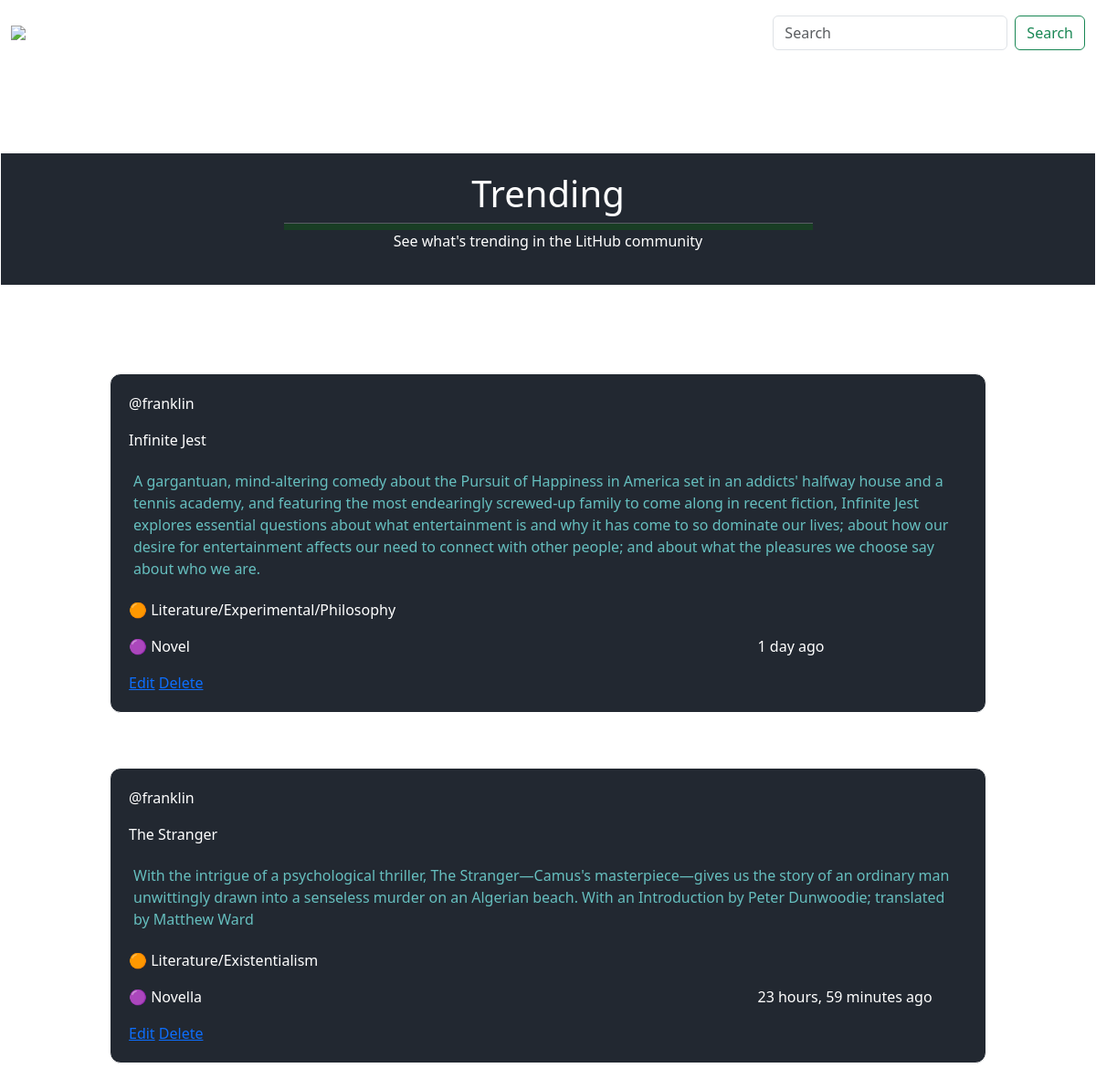
Page /explore on the earlier database version.
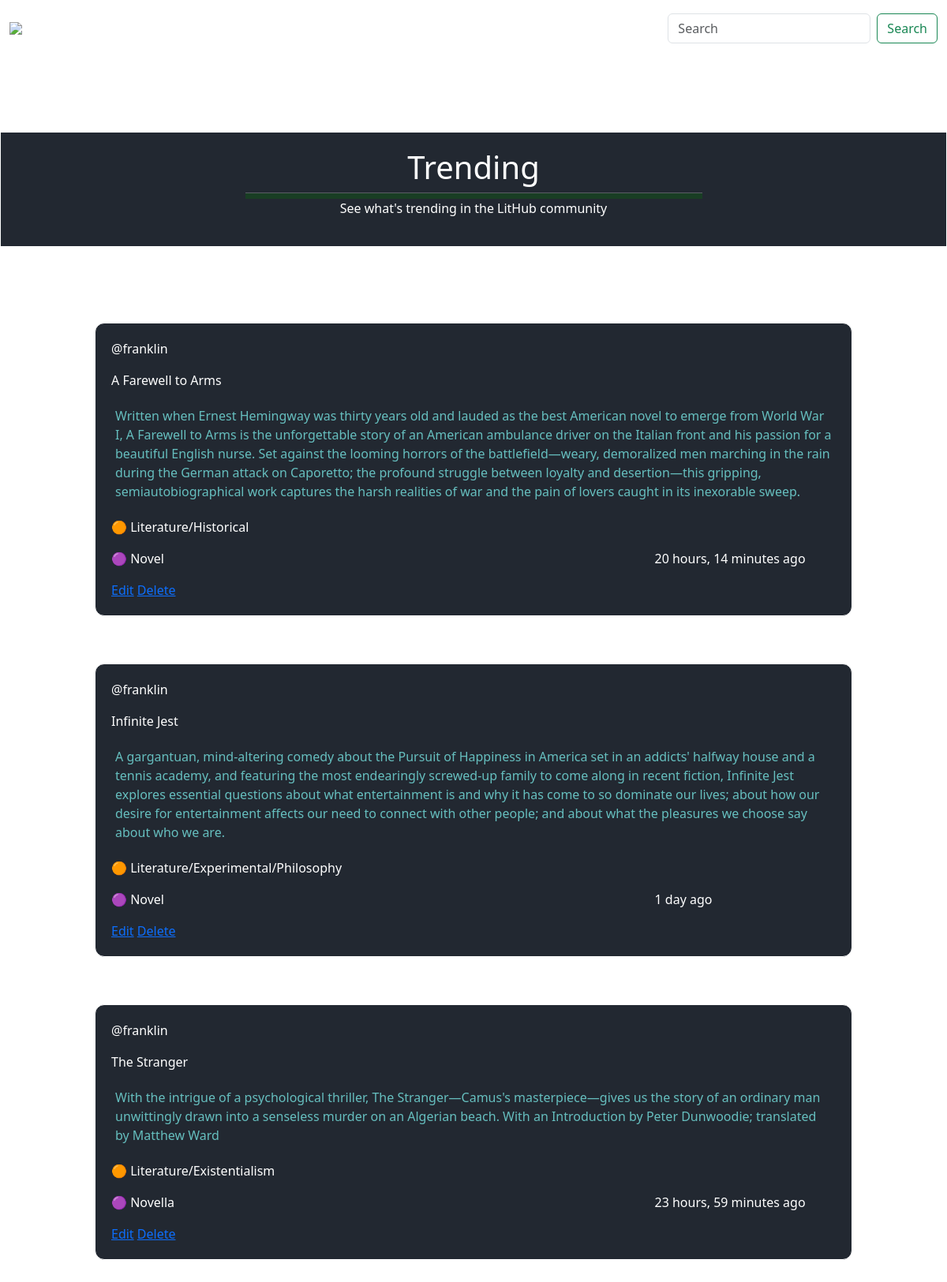
Same page on the later database version.
### lithubs/models.py (models this page shows, shortened)
class Repository(models.Model):
    user = models.ForeignKey(User, on_delete = models.CASCADE)
    title = models.CharField(max_length = 200)
    synopsis = models.TextField()
    genre = models.CharField(max_length = 200)
    form = models.CharField(max_length = 200)
    body = models.TextField()
    updated = models.DateTimeField(auto_now = True)
    created = models.DateTimeField(auto_now_add = True)
    class Meta:
        verbose_name_plural = 'repositories'
        ordering = ['-updated', '-created']

### lithubs/views.py (the view)
# urls.py: path('explore', views.explore, name = 'explore'),
def explore(request):
    repos = Repository.objects.all()
    context = {'repos': repos}
    return render(request, 'lithubs/explore.html', context)

### lithubs/templates/lithubs/explore.html (shortened to what this page needs)
{% extends 'lithubs/main.html' %}
{% block content %}
<div class="explore-wrapper">
  <h1 class="explore-header">Trending</h1>
  <hr class="explore-hr">
  <p class="explore-sub-header">See what's trending in the LitHub community</p>
</div>
  {% for repo in repos %}
<div class="explore-feed-wrapper">
	  <p>@{{ repo.user }}</p>
	  <p>{{ repo.title }}</p>
	  <p class="explore-feed-synopsis">{{ repo.synopsis }}</p>
	  <p>🟠 {{ repo.genre }}</p>
	  <div class="explore-form-created">
	    <div>
	      <p>🟣 {{ repo.form }}</p>
	      <a href="{% url 'lithubs:update-repository' repo.id %}">Edit</a>
	      <a href="{% url 'lithubs:delete-repository' repo.id %}">Delete</a>
	    </div>
	    <div>
	      <p>{{ repo.created|timesince }} ago</p>
	    </div>
	  </div>
	</div>
  {% endfor %}
{% endblock content %}

Differences in the rows shown:
added Repository: user "franklin", title "A Farewell to Arms", synopsis "Written when Ernest Hemingway was thirty years old and lauded as the best American novel to emerge from World War I, A Farewell to Arms is the unforgettable story of an American ambulance driver on the Italian front and his passion for a beautiful English nurse. Set against the looming horrors of the battlefield—weary, demoralized men marching in the rain during the German attack on Caporetto; the profound struggle between loyalty and desertion—this gripping, semiautobiographical work captures the harsh realities of war and the pain of lovers caught in its inexorable sweep.", genre "Literature/Historical", form "Novel", created "20 hours, 14 minutes"
